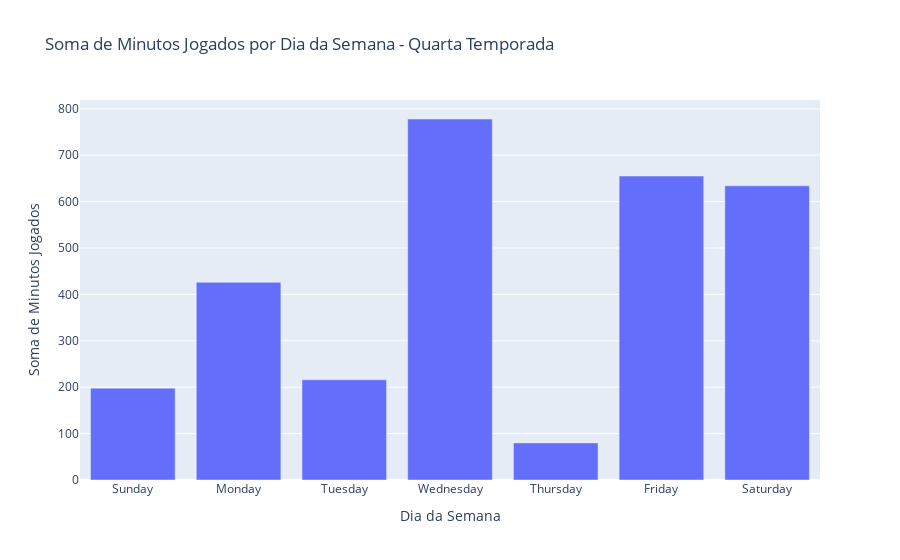

The notebook cell saved with this chart:
### Code cell
quarta_temporada = df[df['Temporada'] == df['Temporada'].unique()[3]]

minutos_por_dia_quarta_temporada = quarta_temporada.groupby('Day_of_Week')['MP'].sum().reindex(
    ['Sunday', 'Monday', 'Tuesday', 'Wednesday', 'Thursday', 'Friday', 'Saturday']).reset_index()

fig = px.bar(minutos_por_dia_quarta_temporada, x='Day_of_Week', y='MP',
             title='Soma de Minutos Jogados por Dia da Semana - Quarta Temporada',
             labels={'Day_of_Week': 'Dia da Semana', 'MP': 'Soma de Minutos Jogados'})

# Exibir o gráfico
fig.show()

### Figure 1 — Plotly figure (JSON) as saved in the notebook; plotly's stock layout.template omitted (floating-point values rounded to 4 significant figures)
{"data": [{"alignmentgroup": "True", "hovertemplate": "Dia da Semana=%{x}<br>Soma de Minutos Jogados=%{y}<extra></extra>", "legendgroup": "", "marker": {"color": "#636efa", "pattern": {"shape": ""}}, "name": "", "offsetgroup": "", "orientation": "v", "showlegend": false, "textposition": "auto", "type": "bar", "x": ["Sunday", "Monday", "Tuesday", "Wednesday", "Thursday", "Friday", "Saturday"], "xaxis": "x", "y": [198, 426, 216, 778, 80, 655, 634], "yaxis": "y"}], "layout": {"barmode": "relative", "legend": {"tracegroupgap": 0}, "title": {"text": "Soma de Minutos Jogados por Dia da Semana - Quarta Temporada"}, "xaxis": {"anchor": "y", "domain": [0, 1], "title": {"text": "Dia da Semana"}}, "yaxis": {"anchor": "x", "domain": [0, 1], "title": {"text": "Soma de Minutos Jogados"}}}}
